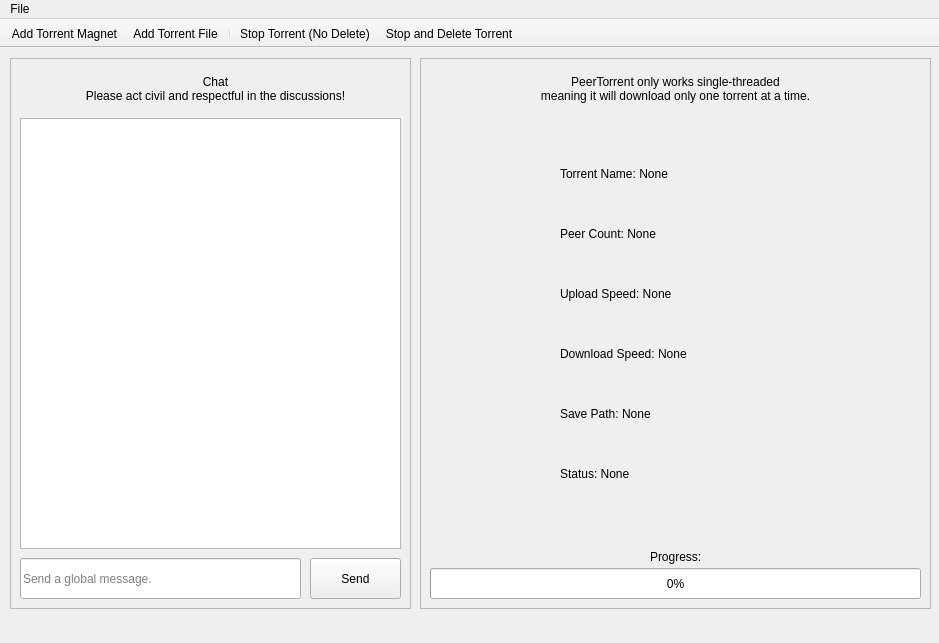
<?xml version="1.0" encoding="UTF-8"?>
<ui version="4.0">
 <class>MainWindow</class>
 <widget class="QMainWindow" name="MainWindow">
  <property name="geometry">
   <rect>
    <x>0</x>
    <y>0</y>
    <width>939</width>
    <height>643</height>
   </rect>
  </property>
  <property name="windowTitle">
   <string>MainWindow</string>
  </property>
  <property name="windowIcon">
   <iconset>
    <normaloff>feather_icons/users.svg</normaloff>feather_icons/users.svg</iconset>
  </property>
  <widget class="QWidget" name="centralwidget">
   <widget class="QFrame" name="chatFrame">
    <property name="geometry">
     <rect>
      <x>10</x>
      <y>10</y>
      <width>401</width>
      <height>551</height>
     </rect>
    </property>
    <property name="frameShape">
     <enum>QFrame::StyledPanel</enum>
    </property>
    <property name="frameShadow">
     <enum>QFrame::Raised</enum>
    </property>
    <widget class="QLineEdit" name="inputMsg">
     <property name="geometry">
      <rect>
       <x>10</x>
       <y>500</y>
       <width>281</width>
       <height>41</height>
      </rect>
     </property>
     <property name="placeholderText">
      <string>Send a global message.</string>
     </property>
    </widget>
    <widget class="QPushButton" name="sendMsg">
     <property name="geometry">
      <rect>
       <x>300</x>
       <y>500</y>
       <width>91</width>
       <height>41</height>
      </rect>
     </property>
     <property name="text">
      <string>Send</string>
     </property>
    </widget>
    <widget class="QTextEdit" name="areaMsg">
     <property name="geometry">
      <rect>
       <x>10</x>
       <y>60</y>
       <width>381</width>
       <height>431</height>
      </rect>
     </property>
     <property name="readOnly">
      <bool>true</bool>
     </property>
    </widget>
    <widget class="QLabel" name="headMsg">
     <property name="geometry">
      <rect>
       <x>20</x>
       <y>10</y>
       <width>371</width>
       <height>41</height>
      </rect>
     </property>
     <property name="text">
      <string>Chat
Please act civil and respectful in the discussions!</string>
     </property>
     <property name="alignment">
      <set>Qt::AlignCenter</set>
     </property>
    </widget>
   </widget>
   <widget class="QFrame" name="transferFrame">
    <property name="geometry">
     <rect>
      <x>420</x>
      <y>10</y>
      <width>511</width>
      <height>551</height>
     </rect>
    </property>
    <property name="frameShape">
     <enum>QFrame::StyledPanel</enum>
    </property>
    <property name="frameShadow">
     <enum>QFrame::Raised</enum>
    </property>
    <widget class="QProgressBar" name="progBar">
     <property name="geometry">
      <rect>
       <x>10</x>
       <y>510</y>
       <width>491</width>
       <height>31</height>
      </rect>
     </property>
     <property name="value">
      <number>0</number>
     </property>
    </widget>
    <widget class="QLabel" name="headLbl">
     <property name="geometry">
      <rect>
       <x>10</x>
       <y>10</y>
       <width>491</width>
       <height>41</height>
      </rect>
     </property>
     <property name="text">
      <string>PeerTorrent only works single-threaded
meaning it will download only one torrent at a time.</string>
     </property>
     <property name="alignment">
      <set>Qt::AlignCenter</set>
     </property>
    </widget>
    <widget class="QLabel" name="progLbl">
     <property name="geometry">
      <rect>
       <x>230</x>
       <y>490</y>
       <width>58</width>
       <height>18</height>
      </rect>
     </property>
     <property name="text">
      <string>Progress:</string>
     </property>
    </widget>
    <widget class="QLabel" name="nameLbl">
     <property name="geometry">
      <rect>
       <x>140</x>
       <y>90</y>
       <width>261</width>
       <height>51</height>
      </rect>
     </property>
     <property name="text">
      <string>Torrent Name: None</string>
     </property>
    </widget>
    <widget class="QLabel" name="peerLbl">
     <property name="geometry">
      <rect>
       <x>140</x>
       <y>150</y>
       <width>261</width>
       <height>51</height>
      </rect>
     </property>
     <property name="text">
      <string>Peer Count: None</string>
     </property>
    </widget>
    <widget class="QLabel" name="uplLbl">
     <property name="geometry">
      <rect>
       <x>140</x>
       <y>210</y>
       <width>261</width>
       <height>51</height>
      </rect>
     </property>
     <property name="text">
      <string>Upload Speed: None</string>
     </property>
    </widget>
    <widget class="QLabel" name="dwnLbl">
     <property name="geometry">
      <rect>
       <x>140</x>
       <y>270</y>
       <width>261</width>
       <height>51</height>
      </rect>
     </property>
     <property name="text">
      <string>Download Speed: None</string>
     </property>
    </widget>
    <widget class="QLabel" name="saveLbl">
     <property name="geometry">
      <rect>
       <x>140</x>
       <y>330</y>
       <width>261</width>
       <height>51</height>
      </rect>
     </property>
     <property name="text">
      <string>Save Path: None</string>
     </property>
    </widget>
    <widget class="QLabel" name="statLbl">
     <property name="geometry">
      <rect>
       <x>140</x>
       <y>390</y>
       <width>261</width>
       <height>51</height>
      </rect>
     </property>
     <property name="text">
      <string>Status: None</string>
     </property>
    </widget>
   </widget>
  </widget>
  <widget class="QMenuBar" name="menubar">
   <property name="geometry">
    <rect>
     <x>0</x>
     <y>0</y>
     <width>939</width>
     <height>30</height>
    </rect>
   </property>
   <widget class="QMenu" name="menuFile">
    <property name="title">
     <string>File</string>
    </property>
    <addaction name="magnetBtn"/>
    <addaction name="torrentBtn"/>
    <addaction name="actionStop_Torrent"/>
    <addaction name="actionStop_Delete_Torrent"/>
   </widget>
   <addaction name="menuFile"/>
  </widget>
  <widget class="QToolBar" name="toolBar">
   <property name="windowTitle">
    <string>toolBar</string>
   </property>
   <property name="movable">
    <bool>false</bool>
   </property>
   <attribute name="toolBarArea">
    <enum>TopToolBarArea</enum>
   </attribute>
   <attribute name="toolBarBreak">
    <bool>false</bool>
   </attribute>
   <addaction name="magnetBtn"/>
   <addaction name="torrentBtn"/>
   <addaction name="separator"/>
   <addaction name="actionStop_Torrent"/>
   <addaction name="actionStop_Delete_Torrent"/>
  </widget>
  <action name="magnetBtn">
   <property name="icon">
    <iconset>
     <normaloff>feather_icons/link.svg</normaloff>feather_icons/link.svg</iconset>
   </property>
   <property name="text">
    <string>Add Torrent Magnet</string>
   </property>
  </action>
  <action name="torrentBtn">
   <property name="icon">
    <iconset>
     <normaloff>feather_icons/file-plus.svg</normaloff>feather_icons/file-plus.svg</iconset>
   </property>
   <property name="text">
    <string>Add Torrent File</string>
   </property>
   <property name="visible">
    <bool>true</bool>
   </property>
  </action>
  <action name="actionStop_Torrent">
   <property name="icon">
    <iconset>
     <normaloff>feather_icons/x-octagon.svg</normaloff>feather_icons/x-octagon.svg</iconset>
   </property>
   <property name="text">
    <string>Stop Torrent (No Delete)</string>
   </property>
  </action>
  <action name="actionStop_Delete_Torrent">
   <property name="icon">
    <iconset>
     <normaloff>feather_icons/trash-2.svg</normaloff>feather_icons/trash-2.svg</iconset>
   </property>
   <property name="text">
    <string>Stop and Delete Torrent</string>
   </property>
  </action>
 </widget>
 <resources/>
 <connections/>
</ui>
